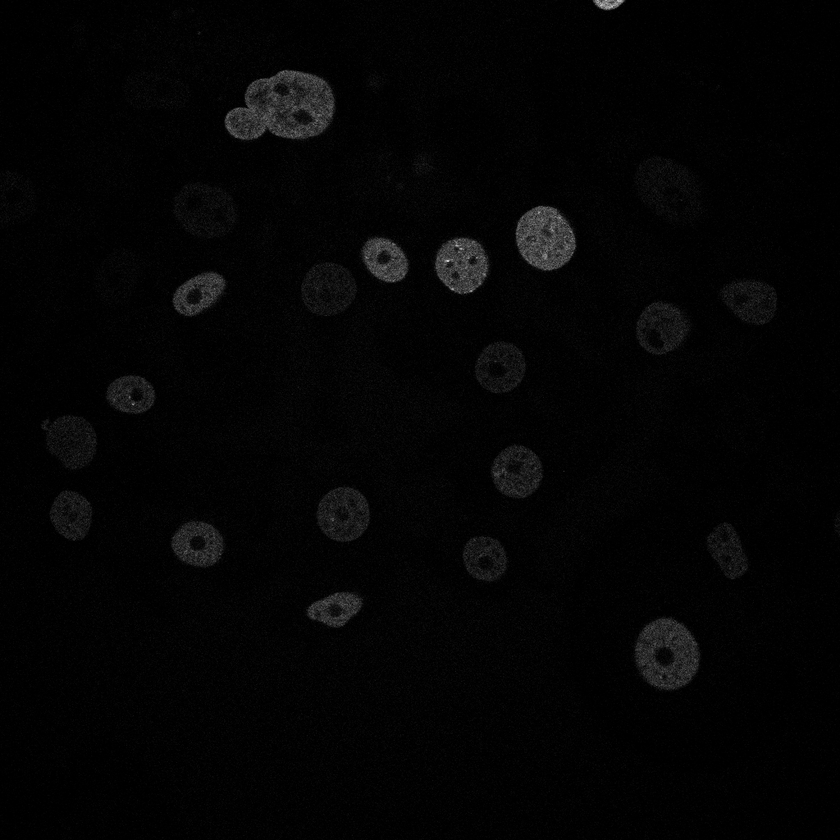
#> input picture Ergebnisse/Histogramm_stretching/N2DH-GOWT1/t01.tif, 840 x 840 px, shrunk from 1024 x 1024 before the run; the run also reads 1 picture not shown here
$ jupyter execute --allow-errors otsu_Anwendung.ipynb
#> lines starting #> are read from the running program, lines starting #| are printed output that depends on the picture; after the words box and inside, x2 and y2 are one past the last pixel; in counts of white or black regions, pixels touching at a corner belong together
### Anwendung/my_functions/otsu.py
from skimage import io
from matplotlib import pyplot as plt
import numpy as np
import matplotlib as mpl
def otsu_thresholding(img1):

    #Kopie des Bildes machen und glätten
    imgT = img1.copy()
    rvl = img1.ravel()


    #range und numerische Werte des Histogramms definieren
    ran = round(max(rvl) - min(rvl))
    counts, bins = np.histogram(rvl,bins = ran)


    #leere Liste für alle within class variances erstellen
    variance_list = list()

    # optimalen threshhold herausfinden
    for T in range(1,len(counts)):

        #within class variance herausfinden

        #definieren von w0 und Hintergrund Mittelwert
        sum_back = 0
        mean_sum_back = 0
        for i in range(0,T):
            sum_back += counts[i]
            mean_sum_back += counts[i] * bins[i]

        w0 = sum_back / sum(counts)
        mean_back = mean_sum_back / sum_back


        #definieren von w1 und Vordergrund Mittelwert
        sum_obj = 0
        mean_sum_obj = 0

        for j in range(T,len(counts)):
            sum_obj += counts[j]
            mean_sum_obj += counts[j] * bins[j]

        w1 = sum_obj / sum(counts)
        mean_obj = mean_sum_obj / sum_obj

        #Varianz Hintergrund
        var_sum_back = 0
        for k in range(0, T):
            var_sum_back += counts[k] * (bins[k] - mean_back)**2

        var_back = var_sum_back / sum_back

        #Varianz Vordergrund
        var_sum_obj = 0
        for l in range(T, len(counts)):
            var_sum_obj += counts[l] * (bins[l] - mean_obj)**2

        var_obj = var_sum_obj / sum_obj

        # Within Class Varianz berechnen
        within_class_varianz = w0 * var_back + w1 * var_obj

        #within class variance zu Liste hinzufügen
        variance_list.append(within_class_varianz)

    #minimalen Wert für T aussuchen
    minvar = min(variance_list)
    for m in range(0,len(variance_list)):
        if variance_list[m] == minvar:
            THRESH = round(bins[m])


    #intensitätswerte anpassen
    for p in np.ndindex(imgT.shape):
        if img1[p] < THRESH:
            imgT[p] = 0
        else:
            imgT[p] = 255
    return imgT

### Anwendung/otsu_Anwendung.ipynb
[cell 1]
from skimage import io
import os
from my_functions.otsu import otsu_thresholding
import numpy as np
def anwendung(function,input_path,result_path):
#> in anwendung (call 2), `files = os.listdir(input_path)`: files = ['t01.tif']
    files = os.listdir(input_path)
    for file in files:
        file_path = os.path.join(input_path,file)
        result_file_path = os.path.join(result_path,file)
        result = function(io.imread(file_path))
        io.imsave(result_file_path,result)

# [77 lines left out: function otsu_thresholding2, not called in this run]

#otsu vektorisiert
import numpy as np

# [38 lines left out: function otsu_thresholding_vek, not called in this run]

#otsu vektorisiert
import numpy as np

def otsu_thresholding_vek2(img1):

    #Kopie des Bildes machen und glätten
    imgT = img1.copy()
#> imgT is the input picture: shape (840, 840); min 0, max 207, mean 4
    rvl = img1.ravel()

    #range und numerische Werte des Histogramms definieren
    ran = round(max(rvl) - min(rvl))
#> ran = 207
    counts, bins = np.histogram(rvl,bins = ran)
#> counts = 207 values, max 208619 at index 0, min 0 at index 145, mean 3408.7; bins = 208 values from 0 to 207

    sum_back = np.cumsum(counts)[:-1]
#> sum_back = 206 values from 208619 to 705599
    sum_obj = sum(counts)-sum_back
#> sum_obj = 206 values, max 496981 at index 0, min 1 at index 199, mean 13826.6
    mean_back = np.cumsum(bins[:-2]*counts[:-1])/sum_back
#> mean_back = 206 values from 0 to 4.04
    mean_obj = (sum(bins[:-2]*counts[:-1])-np.cumsum(bins[:-2]*counts[:-1]))/sum_obj
#> mean_obj = 206 values, max 175 at index 172, min 0 at index 199, mean 107.9
    w0_list = sum_back/sum(counts)
#> w0_list = 206 values from 0.296 to 1
    w1_list = 1 - w0_list
#> w1_list = 206 values, max 0.704 at index 0, min 1.42e-06 at index 199, mean 0.0196

    #calculate background and foreground variance
    var_back_list = list()
    var_obj_list = list()
    for i in range (0,len(mean_back)):
        var_back = sum(counts[:i]*(bins[:i]-mean_back[i])**2)/sum_back[i]
        var_back_list.append(var_back)
        var_obj = sum(counts[i:]*(bins[i:-1]-mean_obj[i])**2)/sum_obj[i]
        var_obj_list.append(var_obj)
#> this loop made 206 passes
#> (var_back, var_obj) on passes 1 to 3: (0, 150), (0.104, 204.8), (0.291, 283.4)
#> after the loop, var_back_list = 206 values, max 102.7 at index 200, min 0 at index 0, mean 70.81; var_obj_list = 206 values, max 82037 at index 199, min 150 at index 0, mean 2218.7


    wcv_list = (w0_list * var_back_list) + (w1_list * var_obj_list)
#> wcv_list = 206 values, max 105.7 at index 0, min 25.64 at index 28, mean 77.51
    THRESH = bins[np.argmin(wcv_list)]
#> THRESH = 28

    #intensitätswerte anpassen
    for p in np.ndindex(imgT.shape):
        if img1[p] < THRESH:
            imgT[p] = 0
        else:
            imgT[p] = 65535
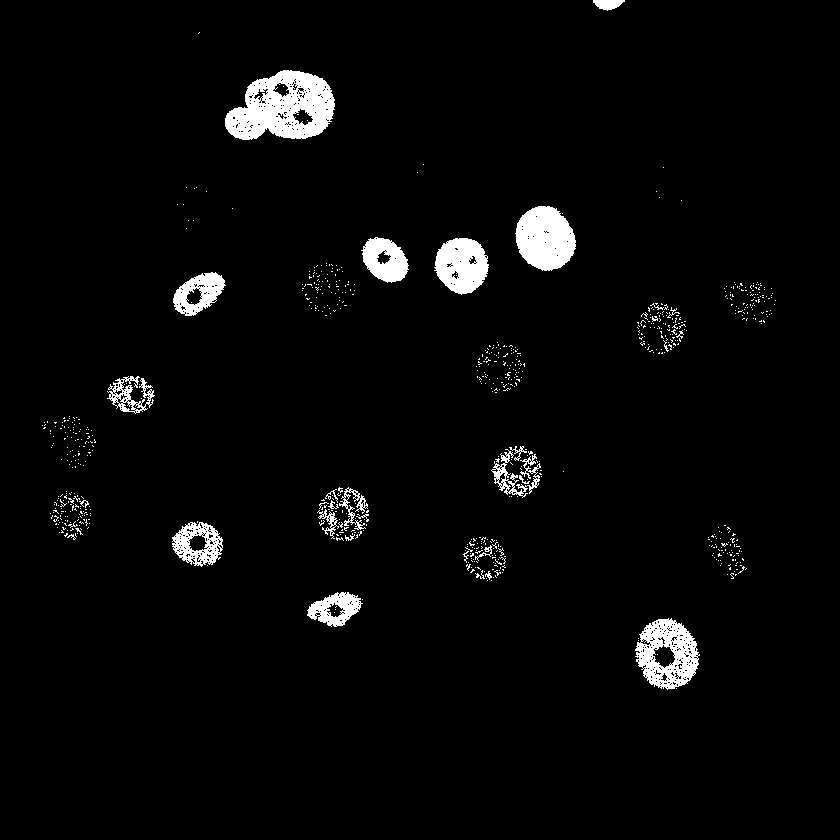
#> imgT: shape (840, 840); 3.2% white; 782 white regions (752 under 20 px), largest, box (x1, y1, x2, y2) and area: (225, 70, 335, 140) 5084, (515, 206, 576, 271) 2964, (635, 618, 700, 690) 2732
    return imgT

#> (a cell that did not finish here is left out)

[cell 3]
#N2DH-GOWT1
anwendung(otsu_thresholding_vek2,'../Ergebnisse/Histogramm_stretching/N2DH-GOWT1/','../Ergebnisse/Histogramm+Otsu/N2DH-GOWT1/')

#N2DL-HeLa
#> (the rest of this cell did not finish here and is left out)


#NIH3T3
anwendung(otsu_thresholding_vek,'../Ergebnisse/Histogramm_stretching/NIH3T3/','../Ergebnisse/Histogramm+Otsu/NIH3T3/')

#> (a cell that did not finish here is left out)


#> (a cell that did not finish here is left out)

[cell 6]
io.imshow(otsu_thresholding(io.imread('../Ergebnisse/Histogramm_stretching/N2DH-GOWT1/t01.tif')))
#> in otsu_thresholding, `ran = round(max(rvl) - min(rvl))`: ran = 207
#> in otsu_thresholding, `counts, bins = np.histogram(rvl,bins = ran)`: bins = 208 values from 0 to 207
#> the loop in otsu_thresholding, `for T in range(1,len(counts)):` made 206 passes
#> (w0, mean_back, w1, mean_obj, var_back, var_obj, within_class_varianz) on passes 1 to 3: (0.296, 0, 0.704, 5.73, 0, 136.2, 95.96), (0.516, 0.426, 0.484, 7.88, 0.245, 183.3, 88.93), (0.673, 0.795, 0.327, 10.71, 0.631, 246.9, 81.17)
#> after the loop in otsu_thresholding, `for p in np.ndindex(imgT.shape):`: imgT: shape (840, 840); 3.3% white; 782 white regions (750 under 20 px), largest, box (x1, y1, x2, y2) and area: (224, 70, 335, 140) 5139, (515, 206, 577, 271) 2976, (635, 618, 700, 690) 2811

[cell 7]
#N2DH-GOWT1
anwendung(otsu_thresholding_vek2,'../Ergebnisse/Histogramm_stretching/N2DH-GOWT1/','../Ergebnisse/Histogramm+Otsu/N2DH-GOWT1/')
